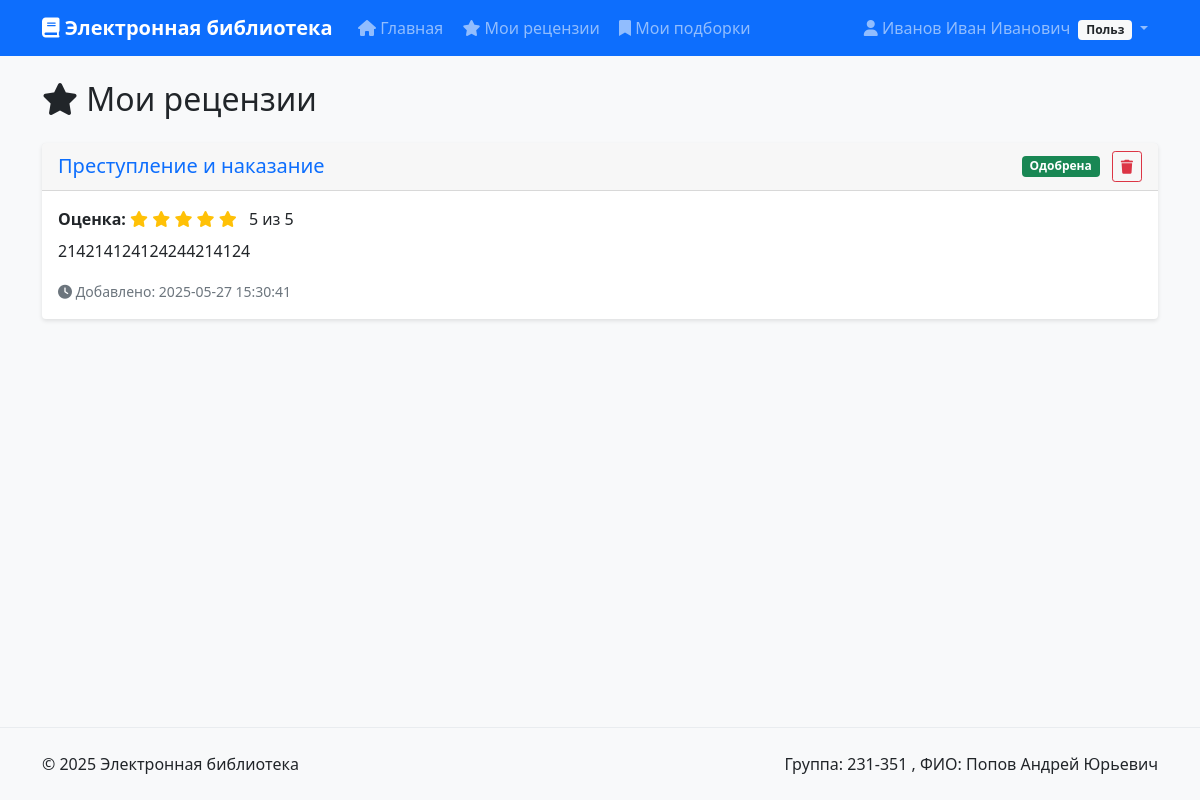
The app's page /my-reviews (signed in) with its own data.
### tables this page shows
CREATE TABLE users (
            id INTEGER PRIMARY KEY AUTOINCREMENT,
            login TEXT NOT NULL UNIQUE,
            password_hash TEXT NOT NULL,
            last_name TEXT NOT NULL,
            first_name TEXT NOT NULL,
            middle_name TEXT,
            role_id INTEGER NOT NULL,
            FOREIGN KEY (role_id) REFERENCES roles(id)
        );

CREATE TABLE reviews (
            id INTEGER PRIMARY KEY AUTOINCREMENT,
            book_id INTEGER NOT NULL,
            user_id INTEGER NOT NULL,
            rating INTEGER NOT NULL CHECK (rating >= 0 AND rating <= 5),
            text TEXT NOT NULL,
            created_at TIMESTAMP DEFAULT CURRENT_TIMESTAMP,
            status_id INTEGER NOT NULL DEFAULT 1,
            FOREIGN KEY (book_id) REFERENCES books(id) ON DELETE CASCADE,
            FOREIGN KEY (user_id) REFERENCES users(id),
            FOREIGN KEY (status_id) REFERENCES review_statuses(id),
            UNIQUE(user_id, book_id)
        );

CREATE TABLE books (
            id INTEGER PRIMARY KEY AUTOINCREMENT,
            title TEXT NOT NULL,
            short_description TEXT NOT NULL,
            publication_year INTEGER NOT NULL,
            publisher TEXT NOT NULL,
            author TEXT NOT NULL,
            page_count INTEGER NOT NULL
        );

### app.py (the view)
    def decorated_function(*args, **kwargs):
        user = get_current_user()
        if not user or user['role_name'] != 'user':
            flash('У вас недостаточно прав для выполнения данного действия')
            return redirect(url_for('index'))
        return f(*args, **kwargs)

### app.py (called while the page is built)
def get_db():
    if 'db' not in g:
        g.db = sqlite3.connect(DATABASE)
        g.db.row_factory = sqlite3.Row
        g.db.execute('PRAGMA foreign_keys = ON')
    return g.db

@app.teardown_appcontext
def close_db_connection(error):
    close_db(error)

def get_current_user():
    if 'user_id' not in session:
        return None
    db = get_db()
    user = db.execute("""
        SELECT u.*, r.name as role_name
        FROM users u
        JOIN roles r ON u.role_id = r.id
        WHERE u.id = ?
    """, (session['user_id'],)).fetchone()
    return user

def login_required(f):
    def decorated_function(*args, **kwargs):
        if 'user_id' not in session:
            flash('Для выполнения данного действия необходимо пройти процедуру аутентификации')
            return redirect(url_for('login'))
        return f(*args, **kwargs)
    decorated_function.__name__ = f.__name__
    return decorated_function

def user_required(f):
    def decorated_function(*args, **kwargs):
        user = get_current_user()
        if not user or user['role_name'] != 'user':
            flash('У вас недостаточно прав для выполнения данного действия')
            return redirect(url_for('index'))
        return f(*args, **kwargs)
    decorated_function.__name__ = f.__name__
    return decorated_function

@app.route('/my-reviews')
@login_required
@user_required
def my_reviews():
    db = get_db()
    reviews = db.execute("""
        SELECT r.*, b.title as book_title, rs.name as status_name,
               CASE rs.name
                   WHEN 'pending' THEN 'На рассмотрении'
                   WHEN 'approved' THEN 'Одобрена'
                   WHEN 'rejected' THEN 'Отклонена'
               END as status_display
        FROM reviews r
        JOIN books b ON r.book_id = b.id
        JOIN review_statuses rs ON r.status_id = rs.id
        WHERE r.user_id = ?
        ORDER BY r.created_at DESC
    """, (session['user_id'],)).fetchall()
    return render_template('user/my_reviews.html', reviews=reviews)

@app.context_processor
def inject_user():
    return dict(current_user=get_current_user())

### templates/user/my_reviews.html (shortened to what this page needs)
{% extends "base.html" %}
{% block content %}
<div class="row">
    <div class="col-12">
        <h1 class="h2 mb-4">
            <i class="fas fa-star"></i> Мои рецензии
        </h1>
        {% if reviews %}
            <div class="row">
                {% for review in reviews %}
                    <div class="col-12 mb-4">
                        <div class="card">
                            <div class="card-header d-flex justify-content-between align-items-center">
                                <h5 class="mb-0">
                                    <a href="{{ url_for('view_book', book_id=review.book_id) }}" class="text-decoration-none">
                                        {{ review.book_title }}
                                    </a>
                                </h5>
                                <div>
                                    <span class="badge
                                        {% if review.status_name == 'pending' %}bg-warning
                                        {% elif review.status_name == 'approved' %}bg-success
                                        {% else %}bg-danger{% endif %} me-2">
                                        {{ review.status_display }}
                                    </span>
                                    <form method="POST" action="{{ url_for('delete_review', review_id=review.id) }}"
                                          style="display: inline-block;"
                                          onsubmit="return confirm('Вы уверены, что хотите удалить эту рецензию?')">
                                        <button type="submit" class="btn btn-outline-danger btn-sm">
                                            <i class="fas fa-trash"></i>
                                        </button>
                                    </form>
                                </div>
                            </div>
                            <div class="card-body">
                                <div class="mb-2">
                                    <strong>Оценка:</strong>
                                    {% for i in range(1, 6) %}
                                        {% if i <= review.rating %}
                                            <i class="fas fa-star text-warning"></i>
                                        {% else %}
                                            <i class="far fa-star text-warning"></i>
                                        {% endif %}
                                    {% endfor %}
                                    <span class="ms-2">{{ review.rating }} из 5</span>
                                </div>
                                <div class="review-text">
                                    {{ review.text | safe }}
                                </div>
                                <div class="mt-3">
                                    <small class="text-muted">
                                        <i class="fas fa-clock"></i>
                                        Добавлено: {{ review.created_at }}
                                    </small>
                                </div>
                            </div>
                        </div>
                    </div>
                {% endfor %}
            </div>
        {% endif %}
    </div>
</div>
{% endblock %}

### templates/base.html (shortened to what this page needs)
<!DOCTYPE html>
<html lang="ru">
<head>
    <link href="https://cdn.jsdelivr.net/npm/bootstrap@5.1.3/dist/css/bootstrap.min.css" rel="stylesheet">
    <link href="https://cdnjs.cloudflare.com/ajax/libs/font-awesome/6.0.0/css/all.min.css" rel="stylesheet">
    <link href="https://cdnjs.cloudflare.com/ajax/libs/easymde/2.18.0/easymde.min.css" rel="stylesheet">
</head>
<body>
    <nav class="navbar navbar-expand-lg navbar-dark bg-primary">
        <div class="container">
            <a class="navbar-brand" href="{{ url_for('index') }}">
                <i class="fas fa-book"></i> Электронная библиотека
            </a>
            <div class="collapse navbar-collapse" id="navbarNav">
                <ul class="navbar-nav me-auto">
                    <li class="nav-item">
                        <a class="nav-link" href="{{ url_for('index') }}">
                            <i class="fas fa-home"></i> Главная
                        </a>
                    </li>
                    {% if current_user %}
                        {% if current_user.role_name == 'user' %}
                            <li class="nav-item">
                                <a class="nav-link" href="{{ url_for('my_reviews') }}">
                                    <i class="fas fa-star"></i> Мои рецензии
                                </a>
                            </li>
                            <li class="nav-item">
                                <a class="nav-link" href="{{ url_for('my_collections') }}">
                                    <i class="fas fa-bookmark"></i> Мои подборки
                                </a>
                            </li>
                        {% endif %}
                    {% endif %}
                </ul>
                <ul class="navbar-nav">
                    {% if current_user %}
                        <li class="nav-item dropdown">
                            <a class="nav-link dropdown-toggle" href="#" role="button" data-bs-toggle="dropdown">
                                <i class="fas fa-user"></i>
                                {{ current_user.last_name }} {{ current_user.first_name }}
                                {% if current_user.middle_name %}{{ current_user.middle_name }}{% endif %}
                                <span class="badge bg-light text-dark ms-1">
                                    {% if current_user.role_name == 'administrator' %}Админ
                                    {% elif current_user.role_name == 'moderator' %}Модер
                                    {% else %}Польз{% endif %}
                                </span>
                            </a>
                        </li>
                    {% else %}
                        <li class="nav-item">
                            <a class="nav-link" href="{{ url_for('login') }}">
                                <i class="fas fa-sign-in-alt"></i> Войти
                            </a>
                        </li>
                    {% endif %}
                </ul>
            </div>
        </div>
    </nav>
    <main class="container mt-4">
        {% block content %}{% endblock %}
    </main>
    <footer class="bg-light mt-5 py-4">
        <div class="container">
            <div class="row">
                <div class="col-md-6">
                    <p class="mb-0">&copy; 2025 Электронная библиотека</p>
                </div>
                <div class="col-md-6 text-end">
                    <p class="mb-0">Группа: 231-351 , ФИО: Попов Андрей Юрьевич</p>
                </div>
            </div>
        </div>
    </footer>
</body>
</html>

### templates/base.html (style rules this page uses)
body { min-height: 100vh; display: flex; flex-direction: column; background-color: #f8f9fa; }
main { flex: 1; }
.card { transition: transform 0.2s ease-in-out, box-shadow 0.2s ease-in-out; border: none; box-shadow: 0 2px 4px rgba(0,0,0,0.1); }
.navbar-brand { font-weight: bold; }
.navbar-nav .nav-link { border-radius: 0.25rem; margin: 0 0.1rem; transition: background-color 0.2s ease-in-out; }
footer { margin-top: auto; border-top: 1px solid #e9ecef; }

### records on screen
users: last_name "Иванов", first_name "Иван", middle_name "Иванович"
reviews: book_title "Преступление и наказание", status_display "Одобрена", rating "5", text "214214124124244214124", created_at "2025-05-27 15:30:41"
